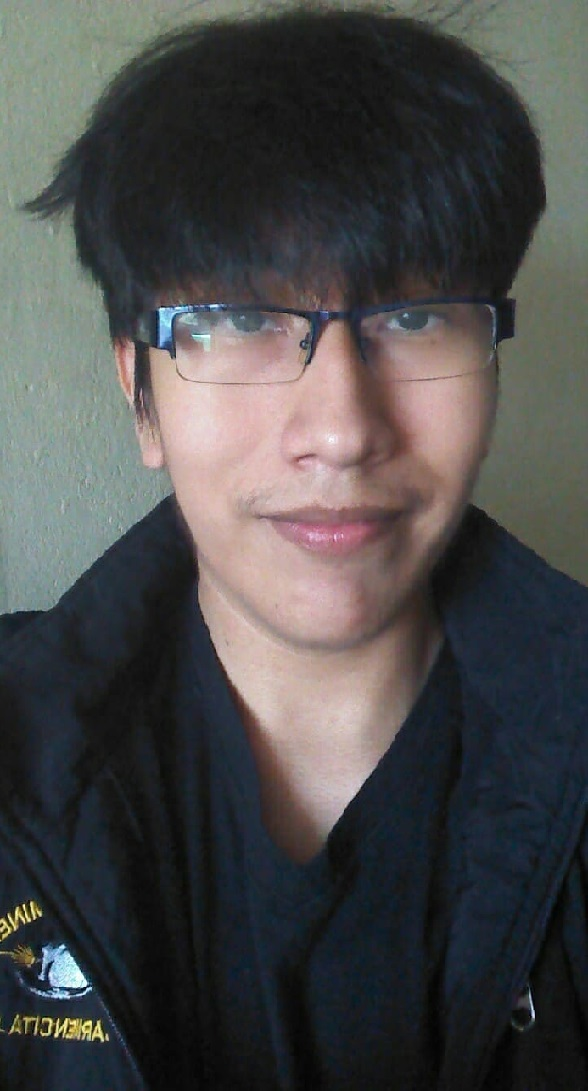
#> input picture PrimerAvance/imgs/foto_angel01.jpg, 588 x 1091 px
$ python matchFaces.py
#> lines starting #> are read from the running program, lines starting #| are printed output that depends on the picture

# Primer Avance - Proyecto Final de AC

# Compatibilidad de rostros usando Python y la libreria OpenCV

# Autores:
# Hincho Jove, Angel Eduardo
# Guerra Rosas, Rodrigo Raul

import cv2
import numpy as np

# Metodo 'compatibility' recibe dos imagenes como argumentos
# para compararlas usando el metodo BFMatcher de OpenCV

# OJO: Por ahora tomaremos un porcentaje de mas del 80% de
# compatibilidad para un Caso Positivo porque aun no hemos
# implementado una Base de Datos de nuestros Usuarios

def getFace(image):

    faceClassif = cv2.CascadeClassifier(cv2.data.haarcascades + 'haarcascade_frontalface_default.xml')

    faces = faceClassif.detectMultiScale(image,
        scaleFactor = 1.1,
        minNeighbors = 5,
        minSize = (50, 50),
        maxSize = (550, 550))

    for (x, y, w, h) in faces:
        cv2.rectangle(image, (x, y), (x + w, y + h), (255, 255, 255), 2)

    return image


def compatibility(img1, img2):

    orb = cv2.ORB_create()

    kpa, dac1 = orb.detectAndCompute(img1, None)
    kpa, dac2 = orb.detectAndCompute(img2, None)

    comp = cv2.BFMatcher(cv2.NORM_HAMMING, crossCheck = True)

    matches = comp.match(dac1, dac2)

    similar = [x for x in matches if x.distance < 70]

    if len(matches) == 0:
        return 0

    return len(similar) / len(matches)

# Metodo 'giveAnswer' recibe el porcentaje de compatibilidad
# entre dos imagenes y da una respuesta acorde al porcentaje

def giveAnswer(percentage):

    # Si es mayor de 80% se trata de la misma persona, en
    # caso contrario se tratan de dos personas diferentes

    print(percentage)

    if(percentage > 0.80):
        print("Las fotos pertenecen a la misma persona ...")
        cv2.imshow('Respuesta', cv2.imread('imgs/caso_positivo.png'))
    else:
        print("Las fotos pertenecen a personas diferentes ...")
        cv2.imshow('Respuesta', cv2.imread('imgs/caso_negativo.png'))

# El programa comienza abriendo dos imagenes de la carpeta 'imgs'

# Abrimos las dos imagenes a comparar y las cambiamos a escala de grises

# Caso Positivo, comparando dos imagenes de Angel ...

img1 = cv2.imread('imgs/foto_angel01.jpg')
#> img1 is the input picture: shape (1091, 588, 3); mean B, G, R 73.5, 73.7, 74.1
img1 = cv2.cvtColor(img1, cv2.COLOR_BGR2GRAY)
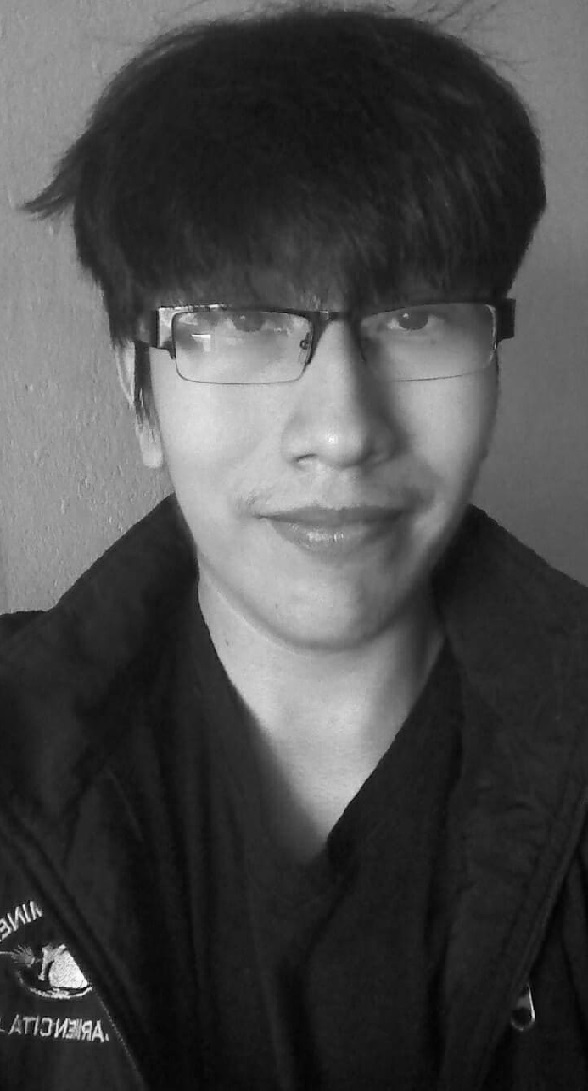
#> img1: shape (1091, 588); min 1, max 253, mean 73.8

img2 = cv2.imread('imgs/foto_angel02.jpg')
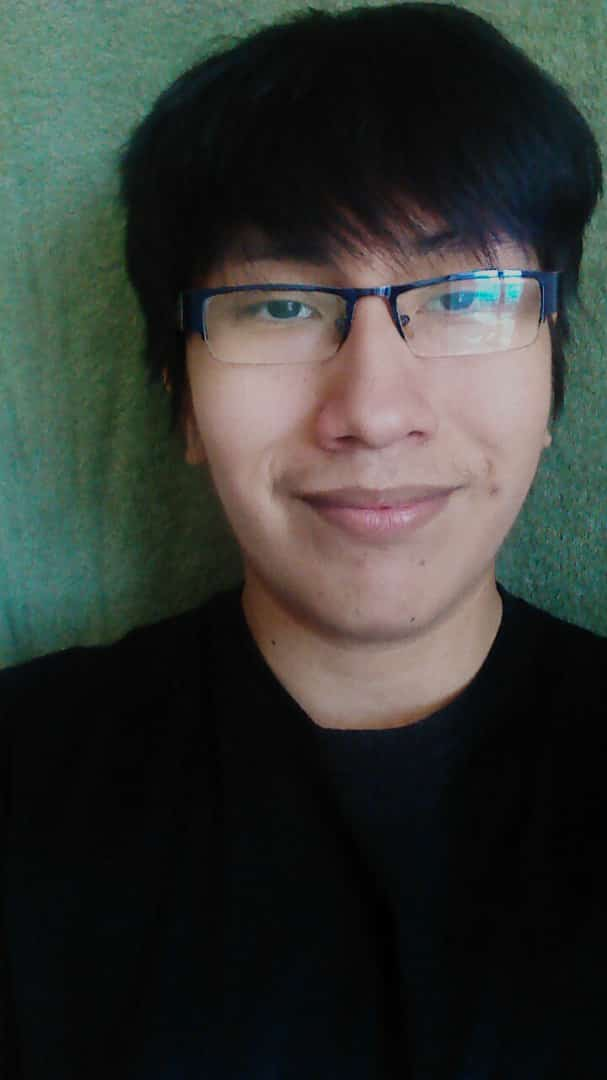
#> input picture PrimerAvance/imgs/foto_angel02.jpg, 607 x 1080 px
#> img2 is the input picture: shape (1080, 607, 3); mean B, G, R 51.4, 55.7, 52.1
img2 = cv2.cvtColor(img2, cv2.COLOR_BGR2GRAY)
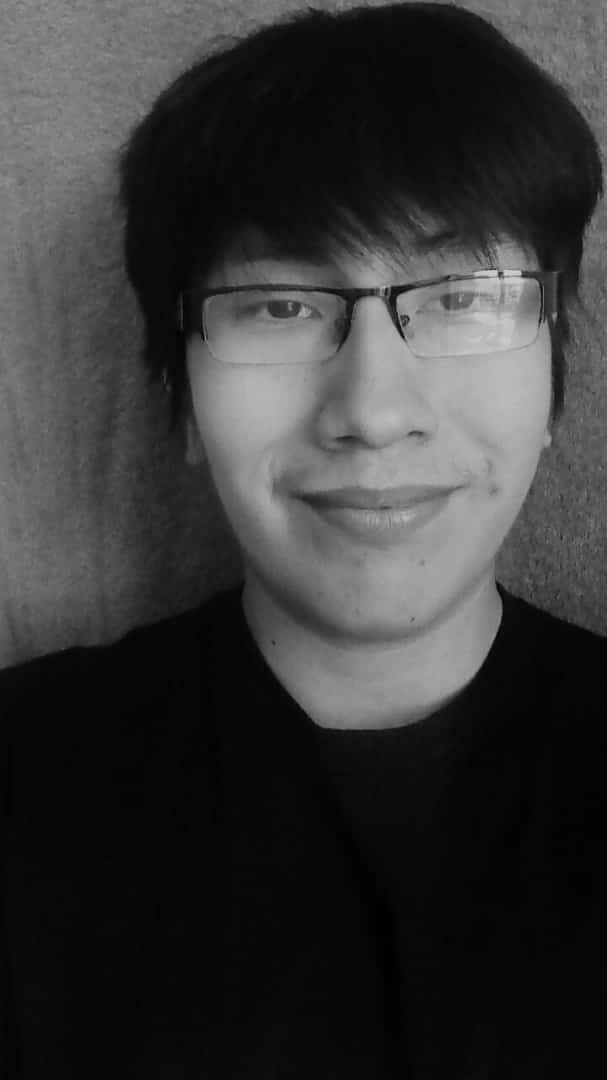
#> img2: shape (1080, 607); min 0, max 212, mean 54.1

# Caso Negativo, comparando dos imagenes de Angel y Rodrigo ...

# img1 = cv2.imread('imgs/foto_angel02.jpg')
# img2 = cv2.imread('imgs/foto_rodrigo01.jpg')

# Mostramos un recuadro alrededor de los rostros detectados

cv2.imshow("Primer Rostro ...", img1)
cv2.imshow("Segundo Rostro ...", img2)

# Verificamos la compatibilidad y damos un respuesta acorde

giveAnswer(compatibility(img1, img2))
#> in compatibility, `kpa, dac1 = orb.detectAndCompute(img1, None)`: kpa = 500 keypoints; strongest (x, y, size): (89, 985, 31), (89, 988, 31), (47, 1031, 31), (85, 985, 31)
#> in compatibility, `kpa, dac2 = orb.detectAndCompute(img2, None)`: kpa = 500 keypoints; strongest (x, y, size): (496, 271, 31), (387, 294, 111.1), (523, 276, 37.2), (523, 275, 44.6)
#> in compatibility, `matches = comp.match(dac1, dac2)`: matches = 103 matches
#> in compatibility, `matches = comp.match(dac1, dac2)`:
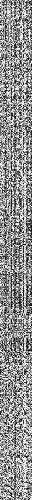
#> dac1: shape (500, 32); min 0, max 255, mean 143.8
#> in compatibility, `similar = [x for x in matches if x.distance < 70]`: similar = 90 matches
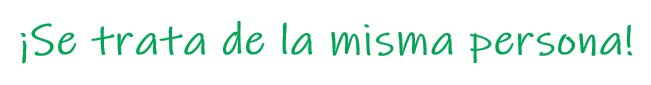
#> input picture PrimerAvance/imgs/caso_positivo.png, 651 x 85 px

# Presionar la tecla 'Esc' o Escape para cerrar las ventanas

cv2.waitKey(0)
cv2.destroyAllWindows()
